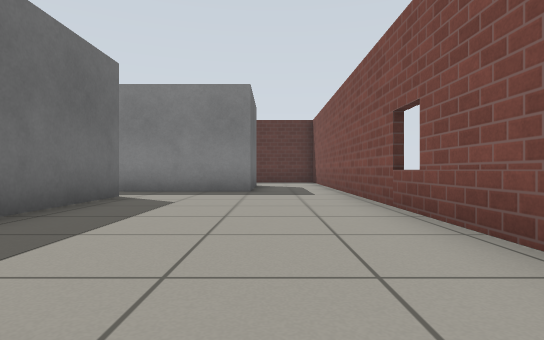
view 1 (above)

22 first-person views from a walk through a Gazebo world. The camera is 0.5 m above the floor, looks level and sees 80° across. The floor is counted in squares, 1 m on a side. Each view is taken from the middle of a square. On the plan, view 1 faces up. The plan holds only what a view shows up to about 9 squares ahead; the rest is blank. Gazebo's built-in surfaces are drawn with simple patterns.

view 2
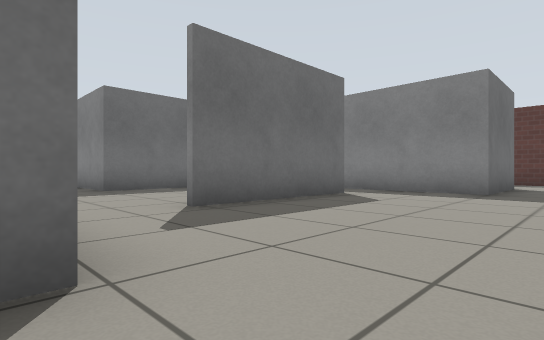

view 3
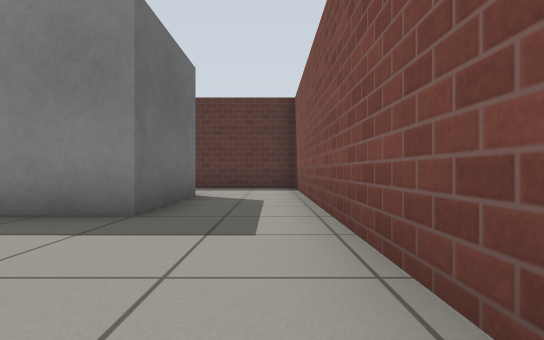

view 4
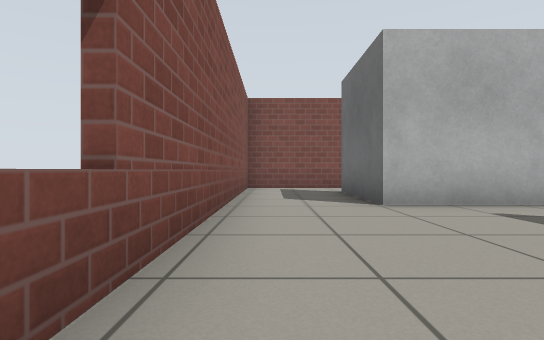

view 5
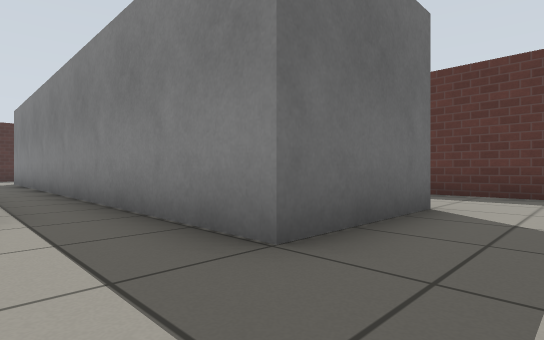

view 6
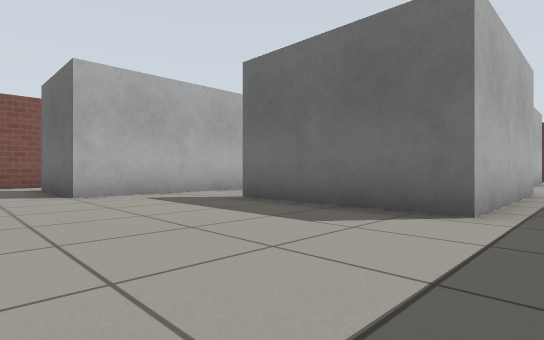

view 7
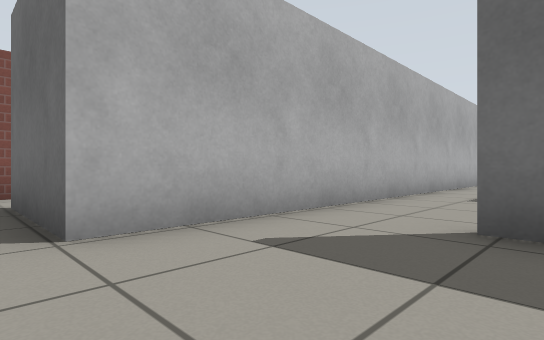

view 8
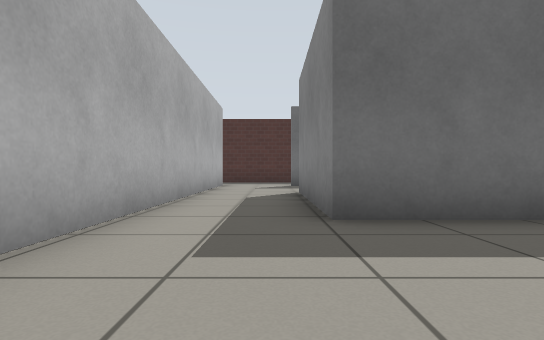

view 9
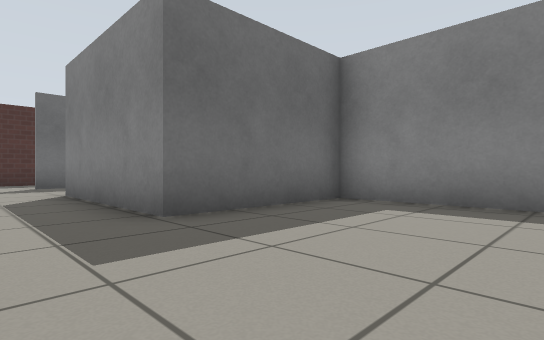

view 10
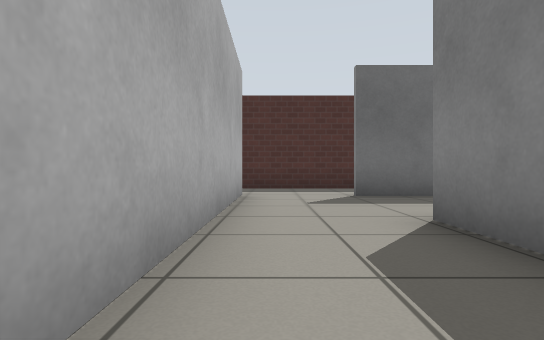

view 11
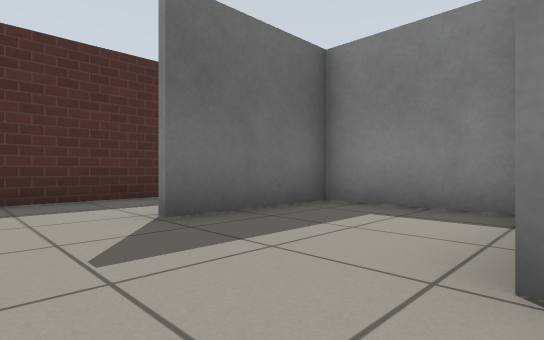

view 12
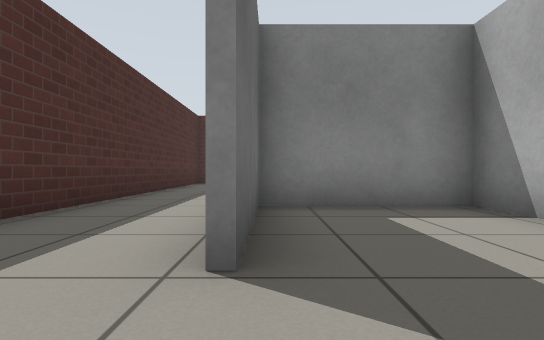

view 13
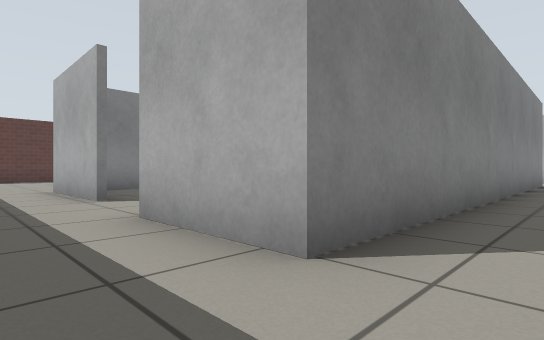

view 14
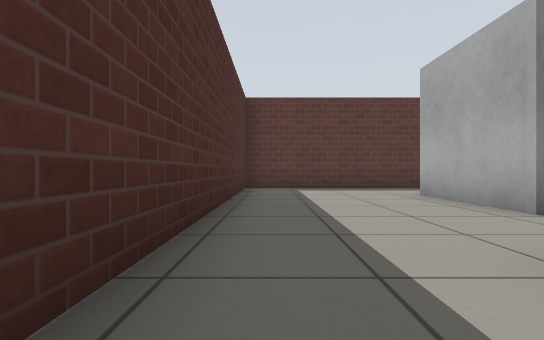

view 15
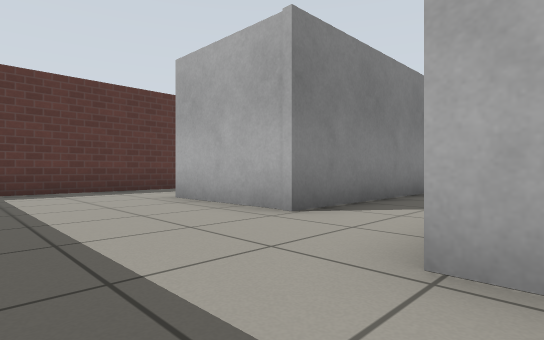

view 16
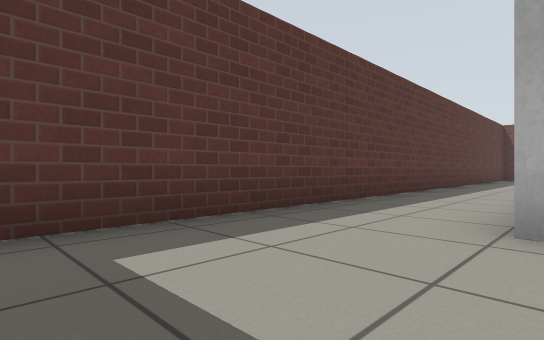

view 17
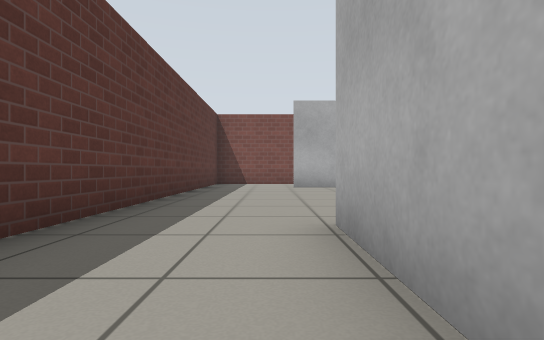

view 18
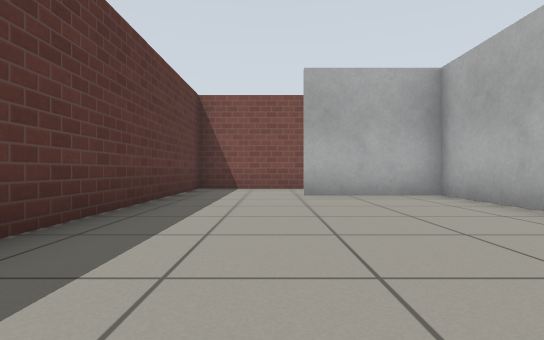

view 19
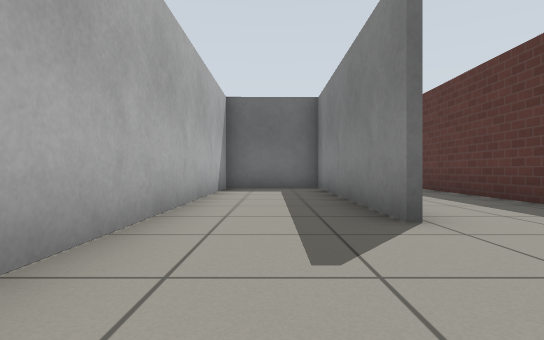

view 20
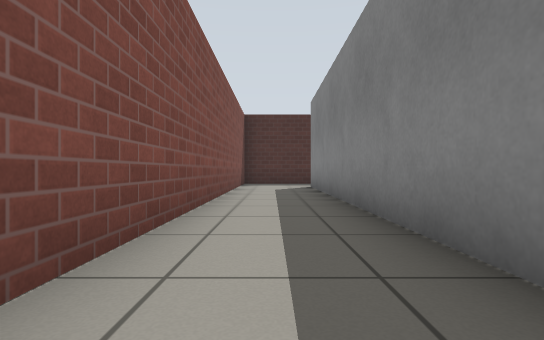

view 21
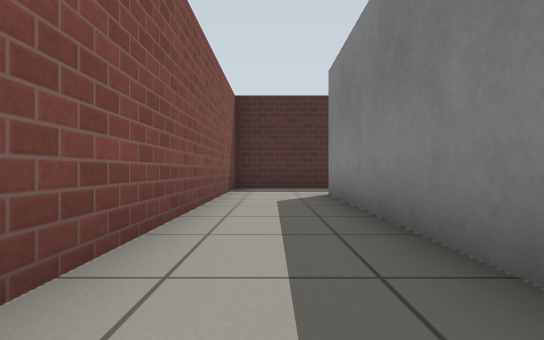

view 22
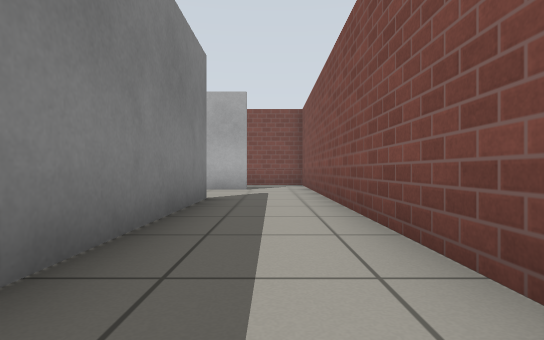

### Floor plan
Points are (right, up) in squares from view 1. A wall is a line through its corners. A room is listed if a view was taken in it or the views show most of it. See-through windows are left out.
Room 1 (views 1, 2, 3, 4, 5, 6, 7)
walls: (-2.5, 0.4) (-0.5, 0.4) (-0.5, -2.4); (-0.5, 10.4) (-0.5, 7.5) (-7.6, 7.6); (-7.4, 6.1) (-2.9, 6.1) (-2.9, 2.3); (-1.5, -4) (1.7, -4) (1.6, 13) (-1.6, 13)
ways out: opening at (-3, 1.5) to room 2; opening at (-7, 7) to room 3; opening at (-1, -3) to room 3; opening at (-1, 11.5) to room 3
Room 2 (views 8, 9, 10, 11, 12)
walls: (-11.2, 4.3) (-11.2, 5.5) (-14.2, 5.5) (-14.2, 2.5); (-4.4, 6) (-7.2, 6) (-7.2, 2.6) (-11.3, 2.6); (-14.6, 0.4) (-2.5, 0.4)
ways out: opening at (-3, 1.5) to room 1; opening at (-14, 1.5) to room 3
Room 3 (views 13, 14, 15, 16, 17, 18, 19, 20, 21, 22)
walls: (-7.6, 7.6) (-13, 7.6) (-13.1, 10.4); (-9.4, 10.4) (-7.1, 10.4); (-7, 10.3) (-12.9, 10.3) (-12.9, 7.7) (-5.4, 7.7); (-14.3, 2.6) (-14.3, 5.6); (-3.1, 7.7) (-0.7, 7.7) (-0.7, 10.4); (-16.7, -1.4) (-16.7, -4) (-1.5, -4); (-3.2, -1.9) (-14.6, -1.9) (-14.6, 0.4); (-1.6, 13) (-16.7, 13) (-16.7, 0.1)
ways out: opening at (-7, 7) to room 1; opening at (-1, -3) to room 1; opening at (-1, 11.5) to room 1; opening at (-14, 1.5) to room 2; opening at (-2.5, -2)

Positions as (right, up) in squares from view 1, and headings:
1: (0, 0), facing up
2: (1, 0), facing up-left
3: (1, 4), facing up
4: (1, 5), facing down
5: (1, 6), facing up-left
6: (1, 7), facing down-left
7: (0, 3), facing down-left
8: (-4, 2), facing left
9: (-4, 1), facing up-left
10: (-8, 1), facing left
11: (-11, 1), facing up-left
12: (-14, 1), facing up
13: (-16, -3), facing up-right
14: (-16, 4), facing up
15: (-16, 5), facing up-right
16: (-16, 10), facing up-right
17: (-10, 11), facing right
18: (-7, 11), facing right
19: (-4, 9), facing left
20: (-5, -3), facing left
21: (-8, -3), facing left
22: (-9, -3), facing right
